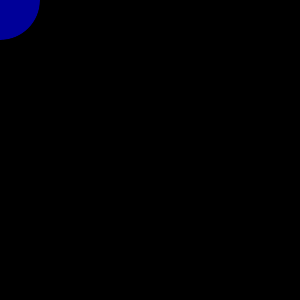
Frame 1 (no input)
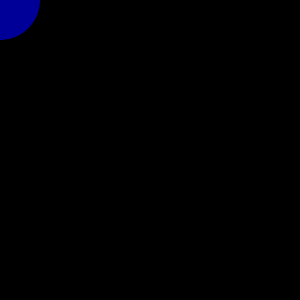
Frame 60 (the mouse pressed at the canvas centre just before this capture)
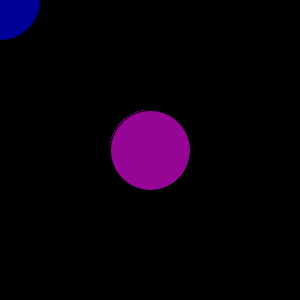
Frame 120 (the mouse held since frame 60 and released just before this capture)

The Processing sketch that drew these frames (run headless with seeded random() and noise(); from frame 60 on, the mouse is pressed at the canvas centre):

// Processing sketch: processing_127829
// ── processing_127829.pde

void setup() {
size(300, 300);
background(0);
smooth();
}
void draw() {
if (mousePressed) {
fill(mouseX,5, mouseY);
} else {
fill(#000099);
}
ellipse(mouseX, mouseY, 80, 80);
}
